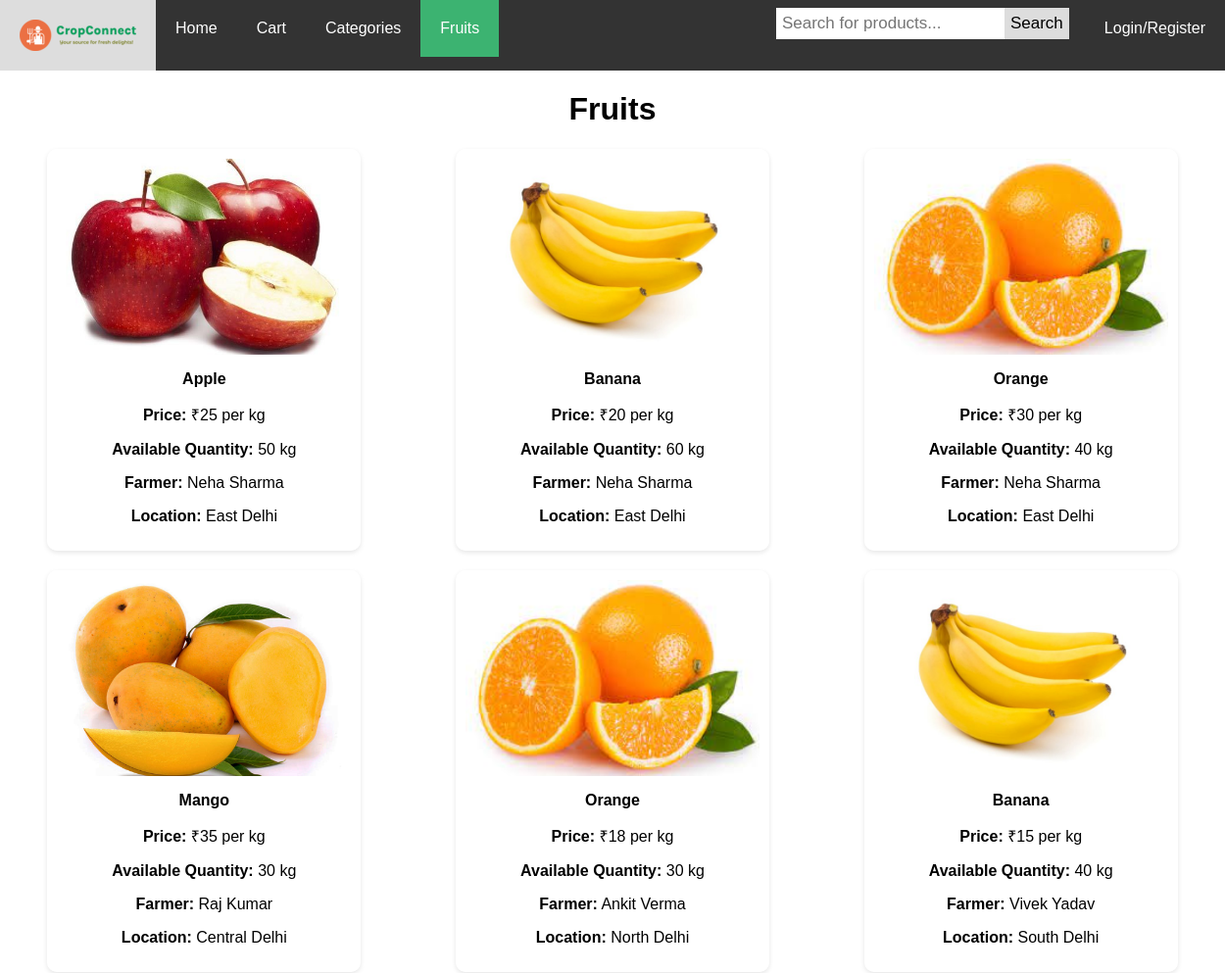
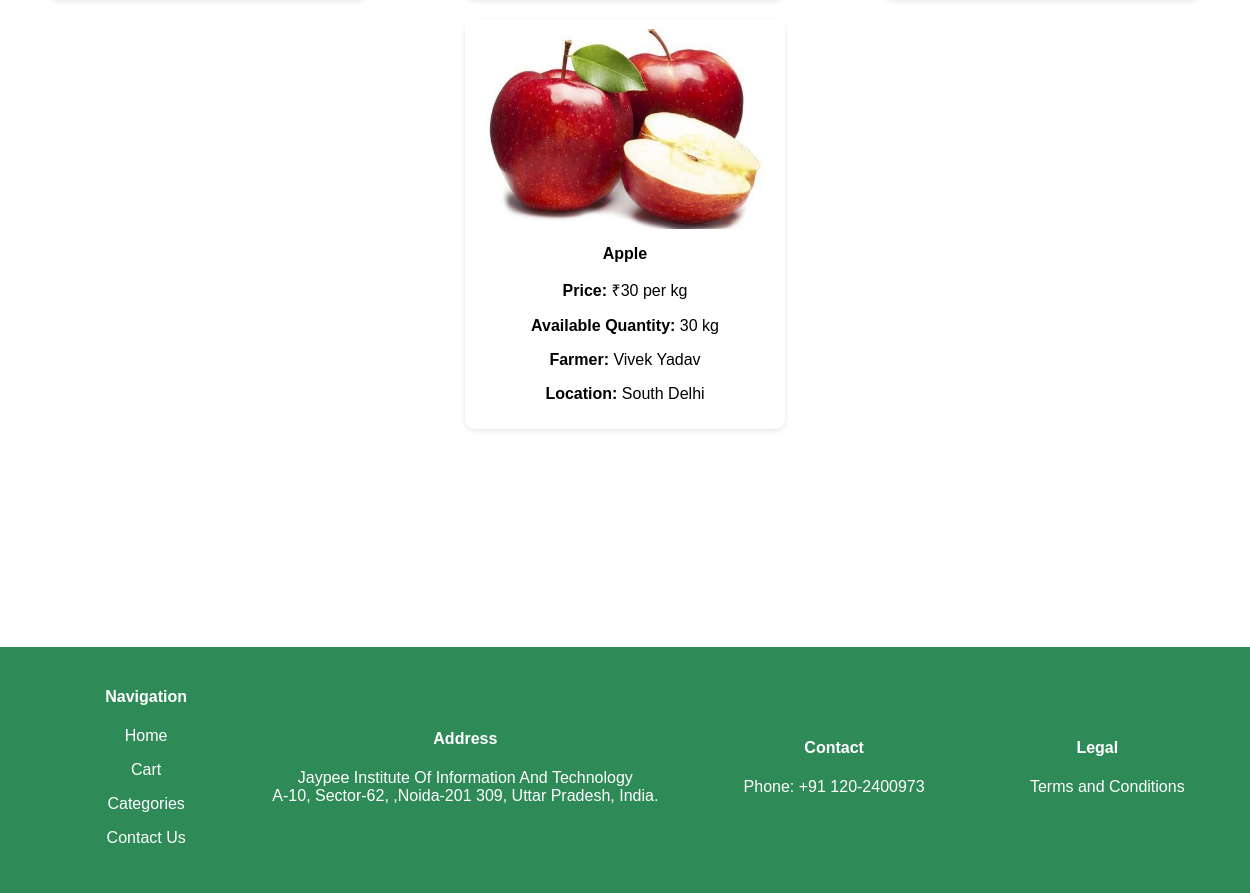
Screenshot of /fruits.php with the database file from the repository (2 pictures, top to bottom).
### tables this page shows
CREATE TABLE Product (
  ProductID INT PRIMARY KEY,
  ProductName VARCHAR(35),
  CatID INT,
  Price INT,
  Quantity_avail INT,
  FarmerID INT,
  FOREIGN KEY(FarmerID) REFERENCES Users(ID),
  FOREIGN KEY(CatID) REFERENCES Category(CatID)
);

CREATE TABLE Users (
  ID INT PRIMARY KEY AUTO_INCREMENT,
  Username VARCHAR(25) UNIQUE,
  Password VARCHAR(64),
  Type CHAR(1),
  Name VARCHAR(35),
  Contact VARCHAR(10),
  Email VARCHAR(60),
  Location VARCHAR(60)
);

### fruits.php (the view, shortened to what this page needs)
<html lang="en">
<head>
  <link rel="stylesheet" href="styles2.css">
</head>
<body>
  <div class="navbar">
    <a href="index.php" class="logo"><img src="cropconnect.png" alt="Company Logo"></a>
    <a href="index.php">Home</a>
    <a href="cart.php">Cart</a>
    <a href="categories.php">Categories</a>
    <a class="active" href="fruits.php">Fruits</a>
    <div class="login-container">
      <?php
      if (isset($_SESSION['username'])) {
        echo '<div class="login-name">Welcome ' . $_SESSION['firstName'] . '</div>';
        echo '<a href="logout.php">Logout</a>';
      } else {
        echo '<a href="login.php">Login/Register</a>';
      }
      ?>
    </div>
    <div id="search-container">
      <form action="search.php" method="GET">
        <input type="text" placeholder="Search for products..." name="search">
        <button type="submit">Search</button>
      </form>
    </div>
  </div>
  <div class="container">
    <h1>Fruits</h1>
    <div class="product-container">
      <?php
      $servername = "localhost";
      $username = "root";
      $password = "";
      $dbname = "farmermarket";
      $conn = new mysqli($servername, $username, $password, $dbname);
      $sql_fruits = "SELECT
        Product.ProductID,
        Product.ProductName,
        Product.Price,
        Product.Quantity_avail,
        Product.FarmerID,
        Product.Image,
        Users.Name AS FarmerName,
        Users.Location AS FarmerLocation
        FROM product
        JOIN Users ON Product.FarmerID = Users.ID
        WHERE Product.CatID = (SELECT CatID FROM category WHERE Category = 'Fruits')";
      $result_fruits = $conn->query($sql_fruits);
      if ($result_fruits->num_rows > 0) {
        while ($row_fruits = $result_fruits->fetch_assoc()) {
          echo '<a href="product_details.php?productID=' . $row_fruits["ProductID"] . '" class="product-link">';
          echo '<div class="product-card">';
          echo '<img class="product-image" src="' . $row_fruits["Image"] . '" alt="' . $row_fruits["ProductName"] . '">';
          echo '<p><strong>' . $row_fruits["ProductName"] . '</strong></p>';
          echo '<p><strong>Price:</strong> ₹' . $row_fruits["Price"] . ' per kg</p>';
          echo '<p><strong>Available Quantity:</strong> ' . $row_fruits["Quantity_avail"] . ' kg</p>';
          echo '<p><strong>Farmer:</strong> ' . $row_fruits["FarmerName"] . '</p>';
          echo '<p><strong>Location:</strong> ' . $row_fruits["FarmerLocation"] . '</p>';
          echo '</div>';
          echo '</a>';
        }
      } else {
        echo '<p>No fruits available.</p>';
      }
      ?>
    </div>
  </div>
  <br><br><br><br><br><br><br><br><br><br><br>
  <div class="footer-content">
    <div class="footer-section">
      <h4>Navigation</h4>
      <p><a href="index.php">Home</a></p>
      <p><a href="cart.php">Cart</a></p>
      <p><a href="categories.php">Categories</a></p>
      <p><a href="contact.php">Contact Us</a></p>
    </div>
    <div class="footer-section">
      <h4>Address</h4>
      <p>Jaypee Institute Of Information And Technology<br>
        A-10, Sector-62, ,Noida-201 309,
        Uttar Pradesh, India.
      </p>
    </div>
    <div class="footer-section">
      <h4>Contact</h4>
      <p>Phone: +91 120-2400973</p>
    </div>
    <div class="footer-section">
      <h4>Legal</h4>
      <p><a href="terms.php">Terms and Conditions</a></p>
    </div>
  </div>
</body>
</html>

### styles2.css (style rules this page uses)
body { margin: 0; font-family: Arial, sans-serif; }
.navbar { overflow: hidden; background-color: #333; }
.navbar .login-container, #search-container { float: right; }
.navbar a, .login-name { float: left; display: block; color: white; text-align: center; padding: 20px 20px; text-decoration: none; }
.navbar #search-container { float: right; }
.navbar input[type=text] { padding: 6px; margin-top: 8px; font-size: 17px; border: none; }
.navbar #search-container button { float: right; padding: 6px; margin-top: 8px; margin-right: 16px; background: #ddd; font-size: 17px; border: none; cursor: pointer; }
.active { background-color: MediumSeaGreen; }
.container { text-align: center; }
img { border-radius:10%; }
.footer-content { background-color: #2E8B57; padding: 20px; text-align: center; bottom: 0; width: 100%; display: flex; justify-content: space-evenly; align-items: center; color: white; }
.footer-content { display: flex; justify-content: space-between; width: 100%; flex-wrap: wrap; }
.footer-section { margin-bottom: 10px; }
.footer-content a { color: #ffffff; text-decoration: none; position: relative; }
.footer-content a:after { content: ''; display: block; width: 0; height: 1px; background-color: #0000FF; position: absolute; bottom: -2px; transition: width 0.3s; }
.footer-content a[href="terms.php"]:before { content: ' '; display: inline-block; margin-right: 20px; }

### fruits.php (style rules this page uses)
.product-container { display: flex; flex-wrap: wrap; justify-content: space-around; margin-top: 20px; }
.product-card { width: 300px; margin-bottom: 20px; padding: 10px; background-color: rgba(255, 255, 255, 0.6); border-radius: 10px; box-shadow: 0 2px 5px rgba(10, 10, 10, 0.1); text-align: center; }
.product-image { width: 100%; height: 200px; object-fit: cover; border-radius: 8px; }
.product-link { text-decoration: none; color: inherit; }

### rows the page displays
product: Image (picture), ProductName "Apple", Price "25", Quantity_avail "50", FarmerID.Name "Neha Sharma", FarmerID.Location "East Delhi"
product: Image (picture), ProductName "Banana", Price "20", Quantity_avail "60", FarmerID.Name "Neha Sharma", FarmerID.Location "East Delhi"
product: Image (picture), ProductName "Orange", Price "30", Quantity_avail "40", FarmerID.Name "Neha Sharma", FarmerID.Location "East Delhi"
product: Image (picture), ProductName "Mango", Price "35", Quantity_avail "30", FarmerID.Name "Raj Kumar", FarmerID.Location "Central Delhi"
product: Image (picture), ProductName "Orange", Price "18", Quantity_avail "30", FarmerID.Name "Ankit Verma", FarmerID.Location "North Delhi"
product: Image (picture), ProductName "Banana", Price "15", Quantity_avail "40", FarmerID.Name "Vivek Yadav", FarmerID.Location "South Delhi"
product: Image (picture), ProductName "Apple", Price "30", Quantity_avail "30", FarmerID.Name "Vivek Yadav", FarmerID.Location "South Delhi"
